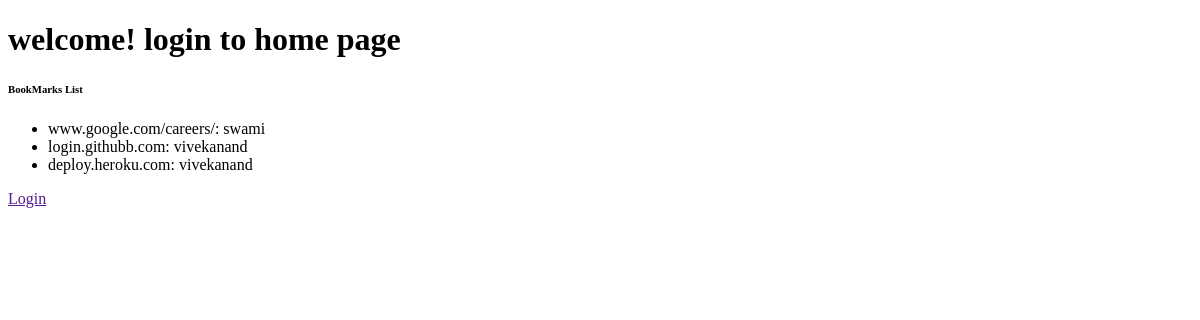
The app's page /, older data.
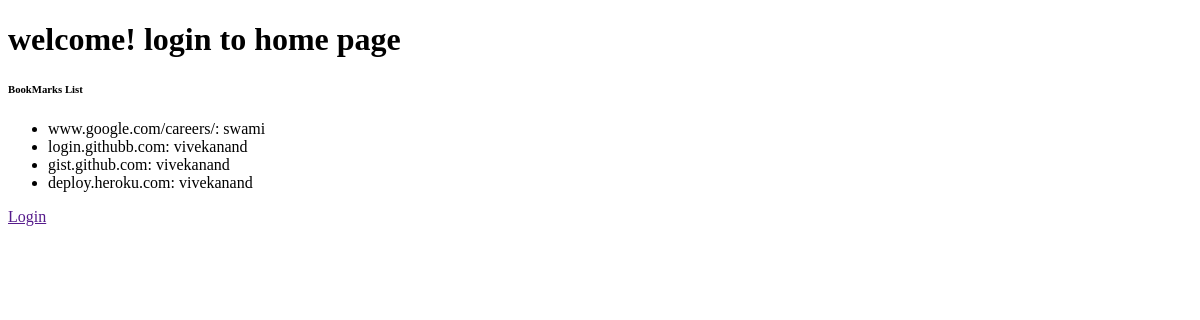
The same page, newer data.
### bookmark_app/models.py (models this page shows, shortened)
class BookMark(models.Model):
  title = models.CharField(max_length = 255)
  url = models.URLField()
  source_name = models.CharField(help_text='Publication Name',max_length = 255)
  date_added = models.DateTimeField(default = timezone.now)
  customer_name = models.ForeignKey(Customer, on_delete = models.CASCADE, related_name = 'bookmarks', null = False)
  class Meta:
      db_table = 'bookmark_table'
      ordering = ['title']

class Customer(models.Model):
  name = models.CharField(max_length = 200, null = True)
  latitude = models.DecimalField(max_digits = 9, decimal_places = 6, null = True)
  longitude = models.DecimalField(max_digits = 9, decimal_places = 6, null = True)
  class Meta:
      db_table = 'customer_table'
      ordering = ['name']

### bookmark_app/views.py (the view)
# urls.py: path('', views.home, name='home'),
def home(request):
  queryset = BookMark.objects.all()
  context = {
    'queryset': queryset,
  }
  return render(request, 'home.html', context)

### templates/home.html (shortened to what this page needs)
<!DOCTYPE html>
<html lang="en">
<head>
</head>
<body>
  <h1>welcome! login to home page</h1>
  <h6>BookMarks List</h6>
  <ul>
    {% if queryset %}
    {% for q in queryset %}
      <li> {{ q.url }}: {{ q.customer_name.name }} </li>
    {% endfor %}
    {% endif %}
  </ul>
  <a href={{login}}> Login </a>
</body>
</html>

Row changes from the older to the newer data that the page shows:
added BookMark: url "gist.github.com", customer_name.name "vivekanand"
